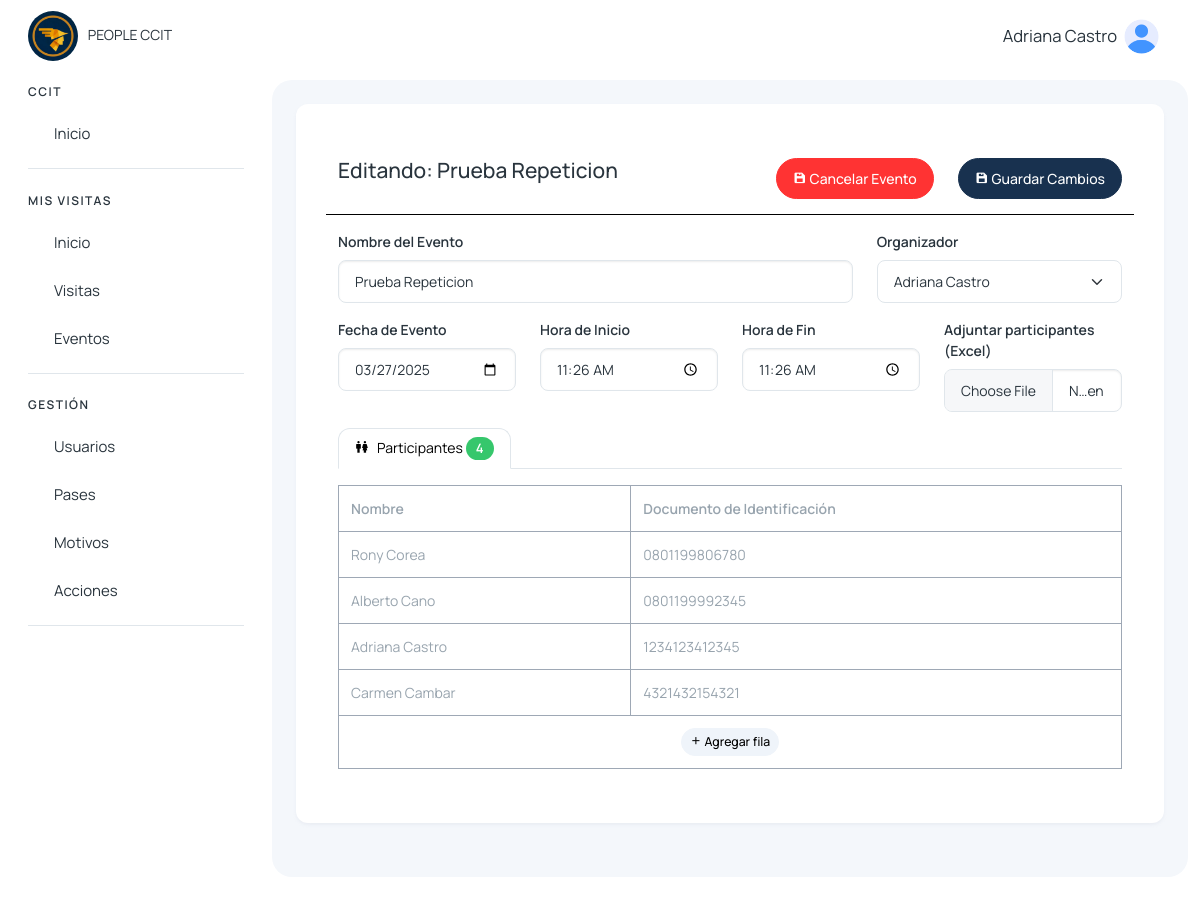
Screenshot of /editar_evento/4 (signed in) with the database file from the repository.
### eventos/models.py (models this page shows, shortened)
class EventoCapacitacion(models.Model):
    nombre = models.CharField(max_length=255)
    organizador = models.ForeignKey(User, on_delete=models.CASCADE)
    fecha = models.DateField()
    hora_inicio = models.TimeField()
    hora_fin = models.TimeField()
    cantidad_visitantes = models.IntegerField()
    estado = models.CharField(max_length=255, default='activo')
    created_at = models.DateTimeField(auto_now_add=True)
    updated_at = models.DateTimeField(auto_now=True)

class EventoVisitante(models.Model):
    id_evento = models.CharField(max_length=255)
    nombre_visitante = models.CharField(max_length=255)
    documento_identificacion = models.CharField(max_length=50)
    cat_participante = models.CharField(max_length=255, null=True, blank=True)
    entrada = models.BooleanField(default=0)
    hora_entrada = models.TimeField(null=True, blank=True)
    salida = models.BooleanField(default=0)
    hora_salida = models.TimeField(null=True, blank=True)
    created_at = models.DateTimeField(auto_now_add=True)
    updated_at = models.DateTimeField(auto_now=True)

### eventos/views.py (the view)
# urls.py: path('editar_evento/<int:id>', views.editar_evento, name='editar_evento'),
@login_required
def editar_evento(request, id):
    evento = EventoCapacitacion.objects.get(id=id)
    participantes_evento = EventoVisitante.objects.filter(id_evento=id)
    return render(request, 'visitantes/recepcion/secundarios/editar_evento_colaborador.html', {
        'evento': evento,
        'participantes_evento': participantes_evento,
    })

### usuarios/templatetags/menu_tags.py (called while the page is built)
@register.simple_tag(takes_context=True)
def active(context, *url_names):
    request = context.get('request')
    if not request:
        return ''
    current_url = request.resolver_match.url_name
    if current_url in url_names:
        return 'active'
    return ''

### visitantes/context_processors.py (called while the page is built)
def grupos_usuario(request):
    if request.user.is_authenticated:
        grupos = request.user.groups.all()
        usuarios = User.objects.filter(is_active=True)  # Solo usuarios activos
    else:
        grupos = []
        usuarios = []
    return {
        'user_grupos': grupos,
        'users': usuarios,
    }

### templates/visitantes/recepcion/secundarios/editar_evento_colaborador.html (shortened to what this page needs)
{% extends 'layout/layout.html' %}
{% block content %}
{% load static %}
<div class="container my-4">
    <div class="mb-3 row d-flex" style="border-bottom: 1px solid #000; padding-bottom: 15px;" data-aos="zoom-in">
        <div class="col">
            <h4>Editando: {{ evento.nombre }} {% if evento.estado == 'cancelado' %} <span class="text-danger">({{evento.estado}})</span> {% endif %} </h4>
        </div>
        {% if evento.estado == 'activo' %}
        <div class="col-auto d-flex justify-content-end align-items-center">
            <a class="btn btn-danger" href="{% url 'cancelar_evento' evento.id %}">
                <i class='bx bxs-save'></i> Cancelar Evento
            </a>
        </div>
        <div class="col-auto d-flex justify-content-end align-items-center">
            <button type="submit" form="formEditarEvento" class="btn btn-primary">
                <i class='bx bxs-save'></i> Guardar Cambios
            </button>
        </div>
        {% elif evento.estado == 'cancelado' %}
        <div class="col-auto d-flex justify-content-end align-items-center">
            <a form="formEditarEvento" class="btn btn-success" href="{% url 'reanudar_evento' evento.id %}">
                <i class='bx bx-reset'></i> Reanudar Evento
            </a>
        </div>
        {% endif %}
    </div>
    <form id="formEditarEvento" method="post" action="{% url 'save_editar_evento' %}" enctype="multipart/form-data" data-aos="zoom-in">
        <div class="mb-3 row">
            <div class="col-md-8">
                <label class="form-label">Nombre del Evento</label>
                <input type="text" name="nombre" class="form-control" value="{{ evento.nombre }}" required>
            </div>
            <div class="col-md-4">
                <label class="form-label">Organizador</label>
                <select class="form-select" name="organizador">
                    <option value="{{ request.user.id }}" {% if evento.organizador == request.user.id %}selected{% endif %}>
                        {{ request.user.first_name }} {{ request.user.last_name }}
                    </option>
                </select>
            </div>
        </div>
        <div class="mb-3 row">
            <div class="col-md-3">
                <label class="form-label">Fecha de Evento</label>
                <input type="date" name="fecha" class="form-control" value="{{ evento.fecha|date:'Y-m-d' }}" required>
            </div>
            <div class="col-md-3">
                <label class="form-label">Hora de Inicio</label>
                <input type="time" name="hora_inicio" class="form-control" value="{{ evento.hora_inicio }}" required>
            </div>
            <div class="col-md-3">
                <label class="form-label">Hora de Fin</label>
                <input type="time" name="hora_fin" class="form-control" value="{{ evento.hora_fin }}" required>
            </div>
            <div class="col-md-3">
                <label class="form-label">Adjuntar participantes (Excel)</label>
                <input type="file" name="participantes_file" class="form-control" accept=".xls,.xlsx">
            </div>
        </div>
        <ul class="nav nav-tabs" role="tablist">
            <li class="nav-item">
                <a class="nav-link d-flex active" data-bs-toggle="tab" href="#participantes" role="tab">
                    <span><i class='bx bx-male-female'></i></span>
                    <span class="d-none d-md-block ms-2">Participantes <span class="badge text-bg-success rounded-5">{{evento.cantidad_visitantes}}</span></span>
                </a>
            </li>
        </ul>
        <div class="tab-content my-3">
            <div class="tab-pane active" id="participantes" role="tabpanel">
                <table class="table table-bordered table-hover table-sm" id="tabla-asistencia">
                    <thead class="thead-dark">
                        <tr>
                            <th>Nombre</th>
                            <th>Documento de Identificación</th>
                        </tr>
                    </thead>
                    <tbody id="tabla-asistencia-body">
                        {% if participantes_evento %}
                            {% for participante in participantes_evento %}
                                <tr data-visitante-id="{{ participante.id }}">
                                    <td contenteditable="true" class="nuevo-nombre" placeholder="Nombre...">{{ participante.nombre_visitante }}</td>
                                    <td contenteditable="true" class="nuevo-documento" placeholder="Documento...">{{ participante.documento_identificacion }}</td>
                                </tr>
                            {% endfor %}
                        {% else %}
                            <tr>
                                <td contenteditable="true" class="nuevo-nombre" placeholder="Nombre..."></td>
                                <td contenteditable="true" class="nuevo-documento" placeholder="Documento..."></td>
                            </tr>
                        {% endif %}
                    </tbody>
                    <tfoot>
                        <tr>
                            <td colspan="2" class="text-center">
                                <button id="btn-agregar-fila" class="btn btn-light btn-sm">
                                    <i class='bx bx-plus'></i> Agregar fila
                                </button>
                            </td>
                        </tr>
                    </tfoot>
                </table>
            </div>
        </div>
    </form>
</div>
{% endblock %}

### templates/layout/layout.html (shortened to what this page needs)
{% load static %}
{% load menu_tags %}
<!DOCTYPE html>
<html lang="en">
<head>
    <link href='https://unpkg.com/boxicons@2.1.4/css/boxicons.min.css' rel='stylesheet'>
    <link href="https://unpkg.com/aos@2.3.1/dist/aos.css" rel="stylesheet">
    <link rel="stylesheet" href="https://cdn.jsdelivr.net/npm/sweetalert2@11.4.4/dist/sweetalert2.min.css">
    <link rel="stylesheet" href="{% static '/assets/css/styles.min.css' %}" />
</head>
<body>
  <div class="page-wrapper" id="main-wrapper" data-layout="vertical" data-navbarbg="skin6" data-sidebartype="full"
  data-sidebar-position="fixed" data-header-position="fixed">
    <aside class="left-sidebar">
        <div>
            <div class="brand-logo d-flex align-items-center justify-content-between">
                <a href="{% url 'home' %}" class="text-nowrap logo-img">
                    <img class="rounded-circle" width="50" src="{% static '/img/logo.png' %}" alt="logo" style="margin-right: 7px" />
                    PEOPLE CCIT
                </a>
            </div>
            <nav class="sidebar-nav scroll-sidebar" data-simplebar="">
                <ul id="sidebarnav">
                    <li class="nav-small-cap">
                        <span class="hide-menu">CCIT</span>
                    </li>
                    <li class="sidebar-item">
                        <a class="sidebar-link" href="{% url 'home' %}" aria-expanded="false">
                            <span class="hide-menu">Inicio</span>
                        </a>
                    </li>
                    {% for grupo in user_grupos %}
                        {% if grupo.name == "visitas_colaborador_group" or grupo.name == 'visitas_it_group' or grupo.name == "super_admin" %}
                            <li class="nav-small-cap">
                                <span class="hide-menu">MIS VISITAS</span>
                            </li>
                            <li class="sidebar-item">
                                <a class="sidebar-link {% active 'colaboradores_home' 'buscar_inicio_colaborador' %}" href="{% url 'colaboradores_home' %}" aria-expanded="false">
                                    <span class="hide-menu">Inicio</span>
                                </a>
                            </li>
                            <li class="sidebar-item">
                                <a class="sidebar-link {% active 'visitas_colaborador' 'buscar_visitas_colaborador' 'colaboradores-nueva-visita' 'salida_mea_visita' 'detalle_visita_agendada' 'detalle_visita_dentro' 'nueva-visita-agendada' 'editar_visita_agendada' %}" href="{% url 'visitas_colaborador' %}" aria-expanded="false">
                                    <span class="hide-menu">Visitas</span>
                                </a>
                            </li>
                            <li class="sidebar-item">
                                <a class="sidebar-link {% active 'eventos_capacitaciones_colaborador' 'buscar_eventos_colaborador' 'nuevo_evento' 'actualizar_participante' 'detalles_evento_visitas' 'detalles_evento' %}" href="{% url 'eventos_capacitaciones_colaborador' %}" aria-expanded="false">
                                    <span class="hide-menu">Eventos</span>
                                </a>
                            </li>
                        {% endif %}
                    {% endfor %}
                    {% for grupo in user_grupos %}
                        {% if grupo.name == "visitas_it_group" or grupo.name == "super_admin" %}
                            <li class="nav-small-cap">
                                <span class="hide-menu">GESTIÓN</span>
                            </li>
                            <li class="sidebar-item">
                                <a class="sidebar-link {% active 'user_list' 'buscar_user' 'edit_user' 'delete_user' 'reset_user_password' 'create_user' 'cambiar_estado_usuario' 'reset_password' 'change_password_reset' %}" href="{% url 'user_list' %}" aria-expanded="false">
                                    <span class="hide-menu">Usuarios</span>
                                </a>
                            </li>
                            <li class="sidebar-item">
                                <a class="sidebar-link {% active 'pases' 'buscar_pase' 'crear_pase' 'editar_pase' %}" href="{% url 'pases' %}" aria-expanded="false">
                                    <span class="hide-menu">Pases</span>
                                </a>
                            </li>
                            <li class="sidebar-item">
                                <a class="sidebar-link {% active 'motivos' %}" href="{% url 'motivos' %}" aria-expanded="false">
                                    <span class="hide-menu">Motivos</span>
                                </a>
                            </li>
                            <li class="sidebar-item">
                                <a class="sidebar-link {% active 'acciones' %}" href="{% url 'acciones' %}" aria-expanded="false">
                                    <span class="hide-menu">Acciones</span>
                                </a>
                            </li>
                        {% endif %}
                    {% endfor %}
                </ul>
            </nav>
        </div>
    </aside>
  <div class="body-wrapper">
    <header class="app-header">
        <nav class="navbar navbar-expand-lg navbar-light">
            <div class="navbar-collapse justify-content-end px-0" id="navbarNav">
                <ul class="navbar-nav flex-row ms-auto align-items-center justify-content-end">
                    <li class="nav-item dropdown">
                        <a class="nav-link " href="javascript:void(0)" id="drop2" data-bs-toggle="dropdown"
                            aria-expanded="false">
                            <small style="font-size: smaller; margin-right: 7px;">
                                {{request.user.first_name}} {{request.user.last_name}}
                            </small>
                            <img src="{% static '/img/home/user.png' %}" alt="" width="35" height="35" class="rounded-circle">
                        </a>
                    </li>
                </ul>
            </div>
        </nav>
    </header>
            <div class="body-wrapper-inner">
                <div class="container-fluid">
                    <div class="card">
                        <div class="card-body">
                            {% block content %} {% endblock %}
                        </div>
                    </div>
                </div>
            </div>
        </div>
    </div>
</body>
</html>

### templates/layout/layout.html (style rules this page uses)
tr { border-color: #18314f6b; }
.btn { border-radius: 25px; }
.body-wrapper .container-fluid { max-width: 1500px; }

### rows the page displays
EventoCapacitacion: nombre "Prueba Repeticion", fecha "03/27/2025", hora_inicio "11:26", hora_fin "11:26", cantidad_visitantes "4"
EventoVisitante: nombre_visitante "Rony Corea", documento_identificacion "0801199806780"
EventoVisitante: nombre_visitante "Alberto Cano", documento_identificacion "0801199992345"
EventoVisitante: nombre_visitante "Adriana Castro", documento_identificacion "1234123412345"
EventoVisitante: nombre_visitante "Carmen Cambar", documento_identificacion "4321432154321"

### other values shown
{{ request.user.first_name }} "Adriana"
{{ request.user.last_name }} "Castro"
